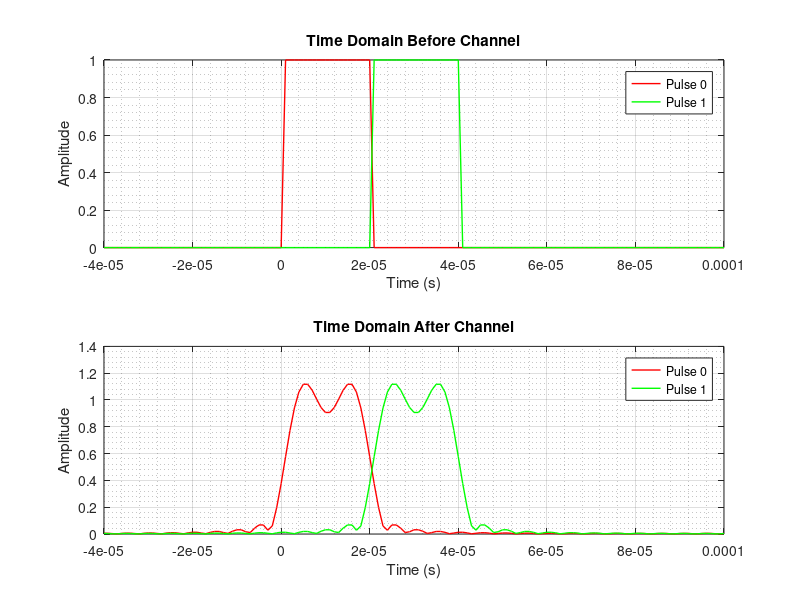

Here is the MATLAB script that generated this plot:
%% Prerequisites
clc;
close all;
clear;

%% Define parameters
% Bandwidth of the channel in Hz
B = 100e3; 

% Duration of the square pulse in seconds
T = 2 / B; 

% Sampling frequency, at least ten times the bandwidth
Fs = 10 * B; 

%% Generate two seperate square pulses of duration T
% Create a time vector
t = -2*T:1/Fs:5*T;

% Creating two consecutive square pulses, each of T = 2 / B, 
square_pulse_0 = zeros(1, length(t));
square_pulse_1 = zeros(1, length(t));

square_pulse_0(t > 0 & t < T) = 1;
square_pulse_1(t >= T & t < 2*T) = 1;

%% Create the frequency response of a band-limited channel
% For a flat channel, we simply block frequencies outside +/- B
f = linspace(-Fs/2, Fs/2, length(t));
H = double(abs(f) <= B);

%% Apply the channel to the signal in frequency domain
% FFT for both pulses
square_pulse_0_fft = fftshift(fft(square_pulse_0));
square_pulse_1_fft = fftshift(fft(square_pulse_1));

% Channel effect on pulse 0 then back to T-Domain
filtered_pulse_0_fft = square_pulse_0_fft .* H;
filtered_pulse_0 = ifft(ifftshift(filtered_pulse_0_fft));

% Channel effect on pulse 1 then back to T-Domain
filtered_pulse_1_fft = square_pulse_1_fft .* H;
filtered_pulse_1 = ifft(ifftshift(filtered_pulse_1_fft));



%% Plotting time domain signals.
% Square pulse before channel
figure
subplot(2,1,1)
plot(t, square_pulse_0,'r', 'LineWidth', 1);
hold on
plot(t, square_pulse_1,'g', 'LineWidth', 1);
title('Time Domain Before Channel');
xlabel('Time (s)');
ylabel('Amplitude');
legend('Pulse 0', 'Pulse 1');
grid on;
grid minor

% Square pulse after channel
subplot(2,1,2)
plot(t, abs(filtered_pulse_0),'r', 'LineWidth', 1);
hold on
plot(t, abs(filtered_pulse_1),'g', 'LineWidth', 1);
title('Time Domain After Channel');
xlabel('Time (s)');
ylabel('Amplitude');
legend('Pulse 0', 'Pulse 1');
grid on;
grid minor


